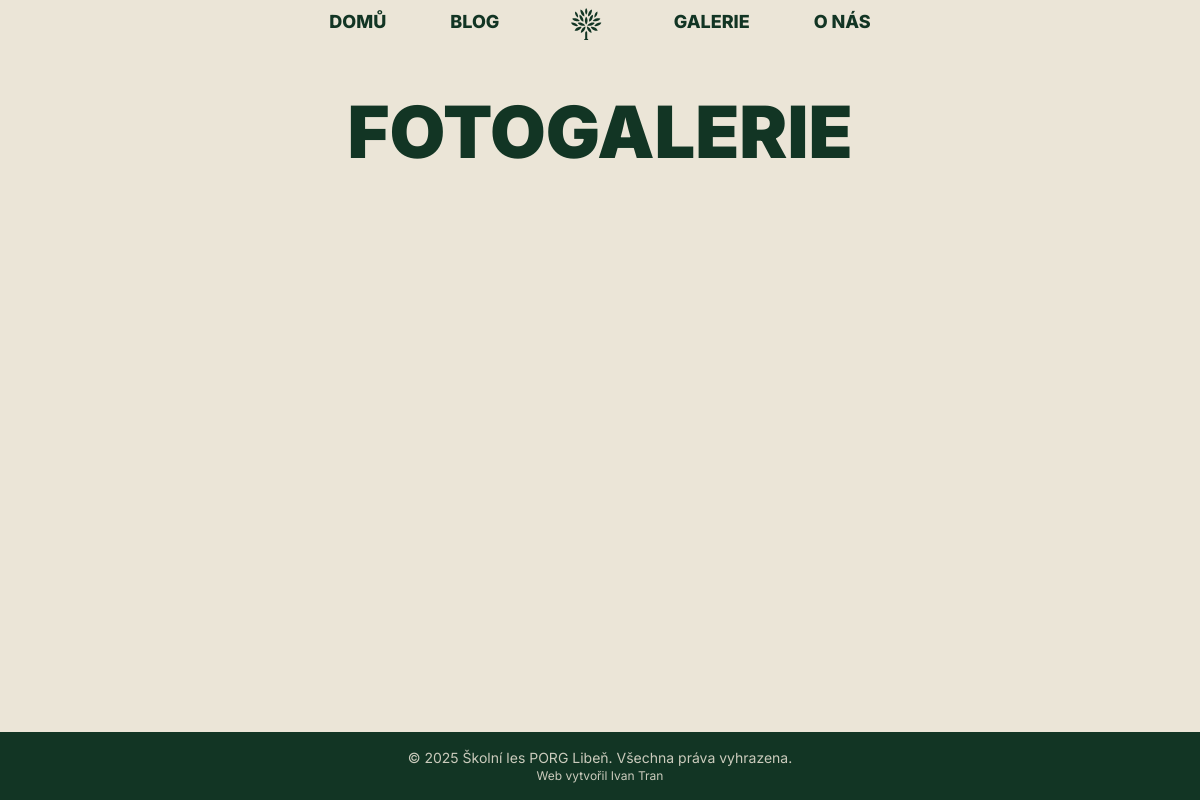
The page /galerie on the database as committed earlier.
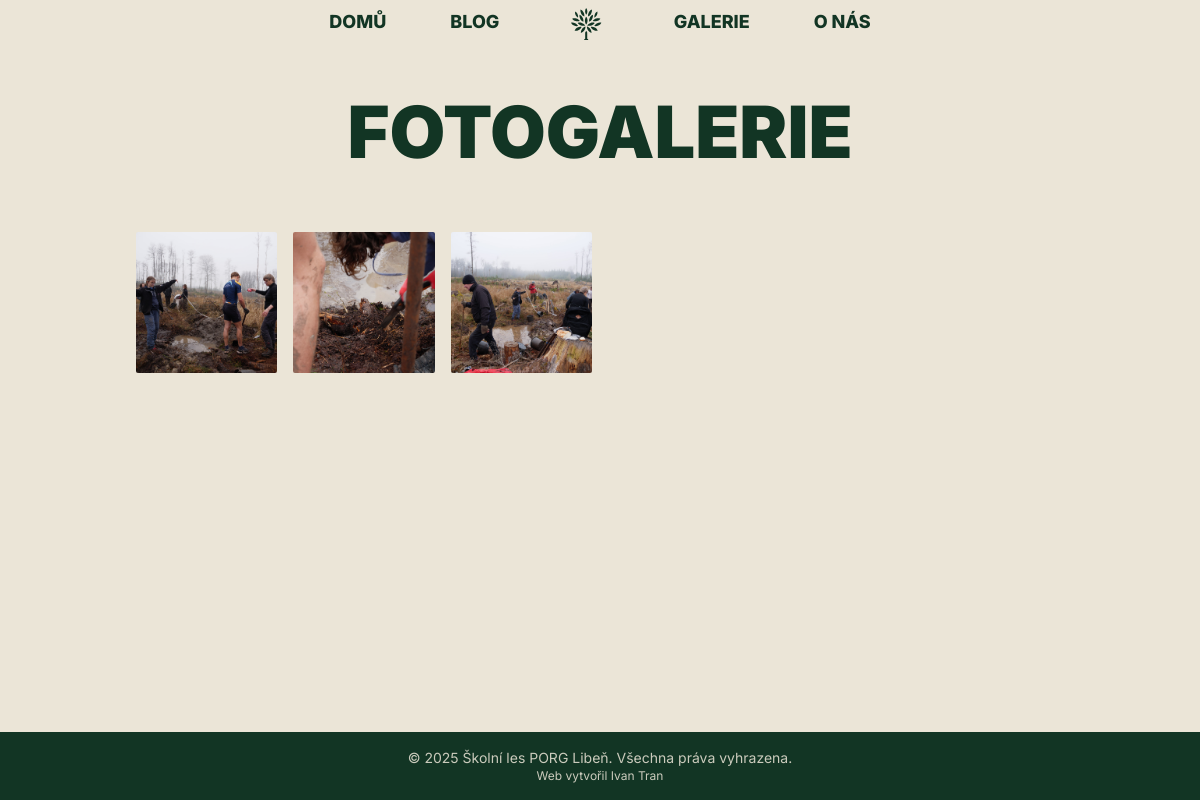
The same page on the database as committed later.
### app/database.py (models this page shows)
class Photo(Base):
    __tablename__ = 'photos'
    id = Column(Integer, primary_key=True)
    post_id = Column(Integer, ForeignKey('blog_posts.id', ondelete='CASCADE'), nullable=True)
    file_path = Column(String, nullable=False)
    taken_at = Column(String, nullable=True) #probably make nullable false once i have a date picker
    post = relationship("BlogPost", back_populates="photos")

### app/main.py (the view)
@app.get("/", response_class=HTMLResponse)
async def read_root(request: Request, db: Session = Depends(get_db)):
    latest_posts = db.query(BlogPost).order_by(BlogPost.id.desc()).limit(2).all()
    latest_post = None
    second_latest_post = None
    if len(latest_posts) > 0:
        latest_post = {
            "title": latest_posts[0].title,
            "genre": latest_posts[0].genre,
            "image": db.query(Photo.file_path).filter(Photo.id == latest_posts[0].cover_image).scalar() or "/static/default.jpg"
        }
    if len(latest_posts) > 1:
        second_latest_post = {
            "title": latest_posts[1].title,
            "genre": latest_posts[1].genre,
            "image": db.query(Photo.file_path).filter(Photo.id == latest_posts[1].cover_image).scalar() or "/static/default.jpg"
        }
    return templates.TemplateResponse("index.jinja2", {
        "request": request,
        "latest_post": latest_post,
        "second_latest_post": second_latest_post,
    })

### templates/gallery.jinja2 (shortened to what this page needs)
{% extends "base.jinja2" %}
{% block content %}
<head>
    <link type="text/css" rel="stylesheet"
        href="{{ url_for('static', path='lightgallery/css/lightgallery-bundle.css') }}" />
</head>
<div class="container mx-auto px-2 md:px-12">
    <h1 class="text-6xl md:text-7xl font-black text-center mt-24 mb-16 hidden sm:block">FOTOGALERIE</h1>
    {% set date_holder = [None] %}
    <div class="grid grid-cols-4 sm:grid-cols-5 lg:grid-cols-6 xl:grid-cols-7 gap-2 md:gap-4 mb-8">
        {% for photo in photos %}
        <a href="{{ url_for('static', path=photo.file_path) }}" class="group aspect-square" data-lg-size="1600-1600"
            data-lg-src="{{ url_for('static', path=photo.file_path) }}"
            data-lg-thumbnail="{{ url_for('static', path=photo.file_path) }}"
            data-lg-iframe="{{ url_for('static', path=photo.file_path) }}">
            <img src="{{ url_for('static', path=photo.file_path) }}" loading="lazy"
                class="object-center object-cover h-full aspect-square rounded-xs group-hover:opacity-80 transition-opacity duration-300" />
        </a>
        {% if loop.last %}
    </div>{% endif %}
    {% set _ = date_holder.__setitem__(0, photo.taken_at) %}
    {% endfor %}
</div>
</div>
</html>
{%endblock%}

### templates/base.jinja2 (shortened to what this page needs)
<!DOCTYPE html>
<html lang="cs">
<head>
    <link href="/static/styles/output.css" rel="stylesheet">
</head>
<body class="text-forest min-h-screen flex flex-col bg-forest overscroll-none">
    {% include "navbar.jinja2" %}
    <main class="flex-1 bg-background-primary pb-16">{% block content %}{% endblock %}</main>
    <footer class="relative bg-forest text-background-primary/85 text-center pt-4 pb-4">
        <p class="text-sm">© 2025 Školní les PORG Libeň. Všechna práva vyhrazena.</p>
        <p class="text-xs">Web vytvořil
            <a href="http://www.kicnavi.com">Ivan Tran</a>
        </p>
    </footer>
</body>
</html>

### templates/navbar.jinja2 (shortened to what this page needs)
<nav id="navbar"
    class="fixed top-0 w-full bg-transparent text-forest flex h-12 sm:gap-12 md:gap-16 font-extrabold text-lg justify-between sm:justify-center p-2 transition-colors duration-350 delay-50 z-50 ">
    <a href=" /" class="hidden sm:inline hover:underline hover:underline-offset-4">DOMŮ</a>
    <a href="/blog" class="hidden sm:inline hover:underline hover:underline-offset-4">BLOG</a>
    <a href="/">
    </a>
    <a href="/galerie" class="hidden sm:inline hover:underline hover:underline-offset-4">GALERIE</a>
    <a href="/o-nas" class="hidden sm:inline hover:underline hover:underline-offset-4">O NÁS</a>
</nav>

Rows that differ between the two databases and show on the page:
added Photo: file_path (picture)
added Photo: file_path (picture)
added Photo: file_path (picture)
